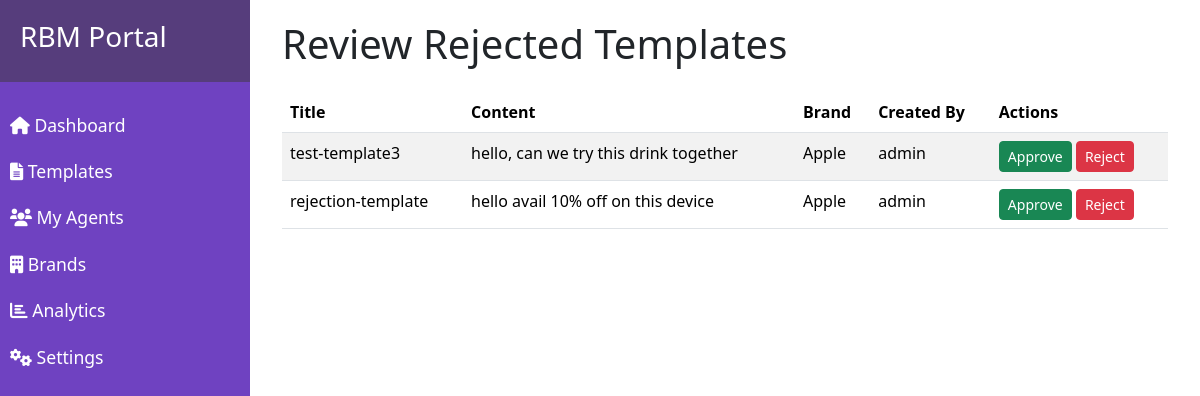
Screenshot of /approvals/review/ (signed in) with the database file from the repository.
### dashboard/models.py (models this page shows, shortened)
class Template(models.Model):
    STATUS_CHOICES = [
        ('pending', 'Pending for Approval'),
        ('approved', 'Approved'),
        ('rejected', 'Rejected'),
    ]
    MESSAGE_TYPES = [
        ('text', 'Text'),
        ('media', 'Media'),
        ('card', 'Card'),
    ]
    title = models.CharField(max_length=200)
    content = models.TextField()
    variables = models.TextField(blank=True)  # Allow any string without JSON validation
    message_type = models.CharField(max_length=20, choices=MESSAGE_TYPES)
    status = models.CharField(max_length=20, choices=STATUS_CHOICES, default='pending')
    brand = models.ForeignKey(Brand, on_delete=models.CASCADE)
    created_by = models.ForeignKey(User, on_delete=models.CASCADE)
    created_at = models.DateTimeField(auto_now_add=True)
    updated_at = models.DateTimeField(auto_now=True)

class Brand(models.Model):
    name = models.CharField(max_length=100)
    description = models.TextField(blank=True)
    created_at = models.DateTimeField(auto_now_add=True)

### dashboard/views.py (the view)
# urls.py: path('approvals/review/', views.review_templates, name='review_templates'),
@login_required
def review_templates(request):
    templates = Template.objects.filter(status='rejected')
    return render(request, 'dashboard/review_templates.html', {'templates': templates})

### templates/dashboard/review_templates.html (shortened to what this page needs)
{% extends 'base.html' %}
{% block content %}
<div class="container-fluid">
    <h1 class="mb-4">Review Rejected Templates</h1>
    {% if templates %}
    <div class="table-responsive">
        <table class="table table-striped">
            <thead>
                <tr>
                    <th>Title</th>
                    <th>Content</th>
                    <th>Brand</th>
                    <th>Created By</th>
                    <th>Actions</th>
                </tr>
            </thead>
            <tbody>
                {% for template in templates %}
                <tr>
                    <td>{{ template.title }}</td>
                    <td>{{ template.content }}</td>
                    <td>{{ template.brand.name }}</td>
                    <td>{{ template.created_by.username }}</td>
                    <td>
                        <form method="post" action="{% url 'update_template_status' template.id %}" class="d-inline">
                            <button type="submit" class="btn btn-success btn-sm">Approve</button>
                        </form>
                        <form method="post" action="{% url 'update_template_status' template.id %}" class="d-inline">
                            <button type="submit" class="btn btn-danger btn-sm">Reject</button>
                        </form>
                    </td>
                </tr>
                {% endfor %}
            </tbody>
        </table>
    </div>
    {% else %}
    <div class="alert alert-info">No templates pending review.</div>
    {% endif %}
</div>
{% endblock %}

### static/css/style.css (style rules this page uses)
:root { --primary-color: #6f42c1; --secondary-color: #563d7c; }

### rows the page displays
Template: title "test-template3", content "hello, can we try this drink together", brand.name "Apple", created_by.username "admin"
Template: title "rejection-template", content "hello avail 10% off on this device", brand.name "Apple", created_by.username "admin"
